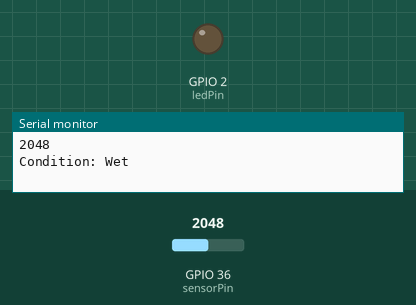
Simulated run of this sketch. Board: ESP32. Parts: output pins drawn as LEDs (lit = HIGH), the last lines printed to the serial monitor. The test bench sets the inputs (shaded band); at power-on: GPIO 36 (sensorPin) = 2048. WiFi joins after 1.5 s; servers stay silent unless stated.

Above: at 2.7 s.
2.8 s: GPIO 36 (sensorPin) set to 543
4.7 s: GPIO 36 (sensorPin) set to 466
At 6.5 s:
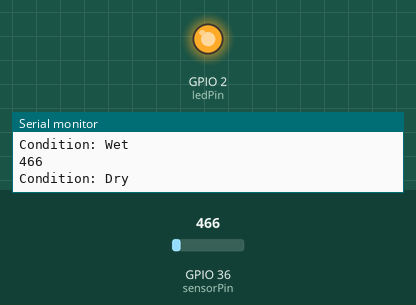
7.0 s: GPIO 36 (sensorPin) set to 540
At 8.1 s:
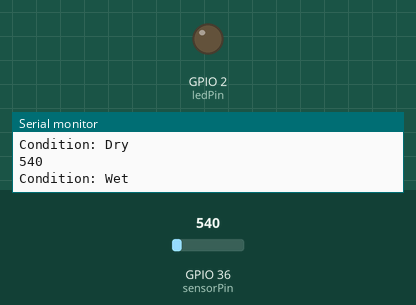
9.0 s: GPIO 36 (sensorPin) set to 491
At 10.8 s:
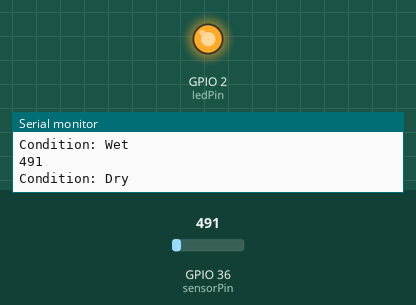
Timing chart, 0 to 12.0 s (numbered marks = the images above; inputs shaded):
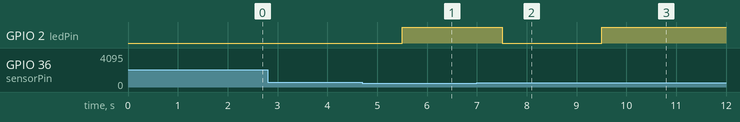

Measured:
- the behaviour switches between 500 and 499 on GPIO 36 (sensorPin) (found by bisection; images 0 and 1)
- after the input at 4.7 s, GPIO 2 (ledPin): LOW → HIGH after 0.81 s
- after the input at 7.0 s, GPIO 2 (ledPin): HIGH → LOW after 0.51 s
- after the input at 9.0 s, GPIO 2 (ledPin): LOW → HIGH after 0.51 s

The sketch:

Untitled_may17b.ino
```cpp
#include "arduino_secrets.h"
/*
  Sketch generated by the Arduino IoT Cloud Thing "Untitled"
  https://create.arduino.cc/cloud/things/2ef9f9ed-d00e-4d11-92a9-ee22945d27a1

  Arduino IoT Cloud Variables description

  The following variables are automatically generated and updated when changes are made to the Thing

  String ledStatus;
  String msg;
  int ledPin;
  int soilsensor;
  bool led;

  Variables which are marked as READ/WRITE in the Cloud Thing will also have functions
  which are called when their values are changed from the Dashboard.
  These functions are generated with the Thing and added at the end of this sketch.
*/

#include "thingProperties.h"
#define sensorPin 36
#define ledPin 2
extern String ledStatus;

void setup() {
  // Initialize serial and wait for port to open:
  Serial.begin(9600);
  // This delay gives the chance to wait for a Serial Monitor without blocking if none is found
  pinMode(sensorPin,INPUT);
  pinMode(ledPin,OUTPUT);
  delay(1500);

  // Defined in thingProperties.h
  initProperties();

  // Connect to Arduino IoT Cloud
  ArduinoCloud.begin(ArduinoIoTPreferredConnection);

  /*
     The following function allows you to obtain more information
     related to the state of network and IoT Cloud connection and errors
     the higher number the more granular information you’ll get.
     The default is 0 (only errors).
     Maximum is 4
 */
  setDebugMessageLevel(2);
  ArduinoCloud.printDebugInfo();
}

void loop() {
  ArduinoCloud.update();
  // Your code here
  int sensorValue=analogRead(sensorPin);
  Serial.println(sensorValue);
  soilsensor=sensorValue;

  if(sensorValue<500){
    Serial.println("Condition: Dry");
    led = 0;
    msg="Dry";
    digitalWrite(ledPin, HIGH);
    ledStatus = "Red";
  }
  else{
    Serial.println("Condition: Wet");
    digitalWrite(ledPin, LOW);
    led = 1;
    msg="Wet";
    ledStatus = "Green";
  }
  delay(2000);
}


void onSensorPinChange(){

}
/*
  Since LedPin is READ_WRITE variable, onLedPinChange() is
  executed every time a new value is received from IoT Cloud.
*/
void onLedPinChange()  {
  // Add your code here to act upon LedPin change
}


/*
  Since Led is READ_WRITE variable, onLedChange() is
  executed every time a new value is received from IoT Cloud.
*/
void onLedChange()  {
  // Add your code here to act upon Led change
}

/*
  Since Msg is READ_WRITE variable, onMsgChange() is
  executed every time a new value is received from IoT Cloud.
*/
void onMsgChange()  {
  // Add your code here to act upon Msg change
}
```

arduino_secrets.h
```cpp
#define SECRET_DEVICE_KEY ""
#define SECRET_OPTIONAL_PASS ""
#define SECRET_SSID ""
```

thingProperties.h
```cpp
// Code generated by Arduino IoT Cloud, DO NOT EDIT.

#include <ArduinoIoTCloud.h>
#include <Arduino_ConnectionHandler.h>

const char DEVICE_LOGIN_NAME[]  = "cfc1aa23-d714-44b2-9956-158489c46b01";

const char SSID[]               = SECRET_SSID;    // Network SSID (name)
const char PASS[]               = SECRET_OPTIONAL_PASS;    // Network password (use for WPA, or use as key for WEP)
const char DEVICE_KEY[]  = SECRET_DEVICE_KEY;    // Secret device password

void onMsgChange();
void onLedPinChange();
void onLedChange();

String ledStatus;
String msg;
int ledPin;
int soilsensor;
bool led;

void initProperties(){

  ArduinoCloud.setBoardId(DEVICE_LOGIN_NAME);
  ArduinoCloud.setSecretDeviceKey(DEVICE_KEY);
  ArduinoCloud.addProperty(ledStatus, READ, ON_CHANGE, NULL);
  ArduinoCloud.addProperty(msg, READWRITE, ON_CHANGE, onMsgChange);
  ArduinoCloud.addProperty(ledPin, READWRITE, ON_CHANGE, onLedPinChange);
  ArduinoCloud.addProperty(soilsensor, READ, ON_CHANGE, NULL);
  ArduinoCloud.addProperty(led, READWRITE, ON_CHANGE, onLedChange);

}

WiFiConnectionHandler ArduinoIoTPreferredConnection(SSID, PASS);
```
